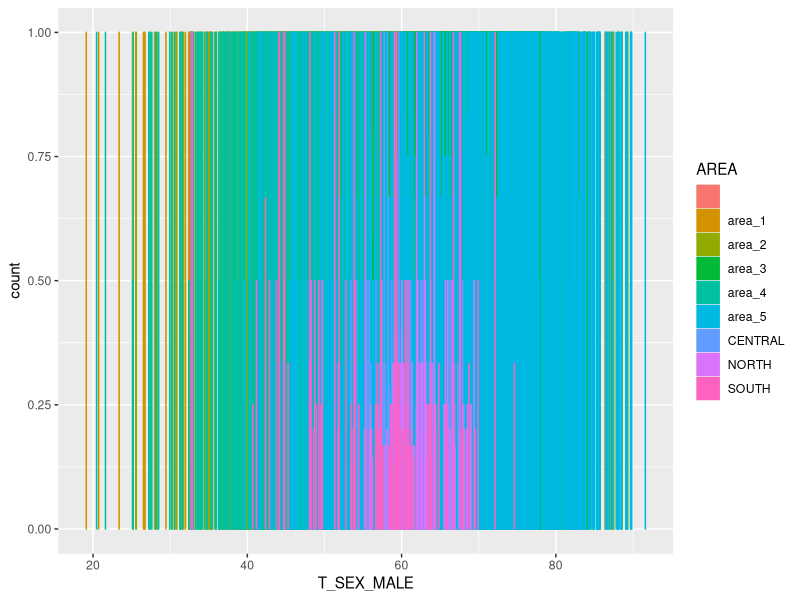
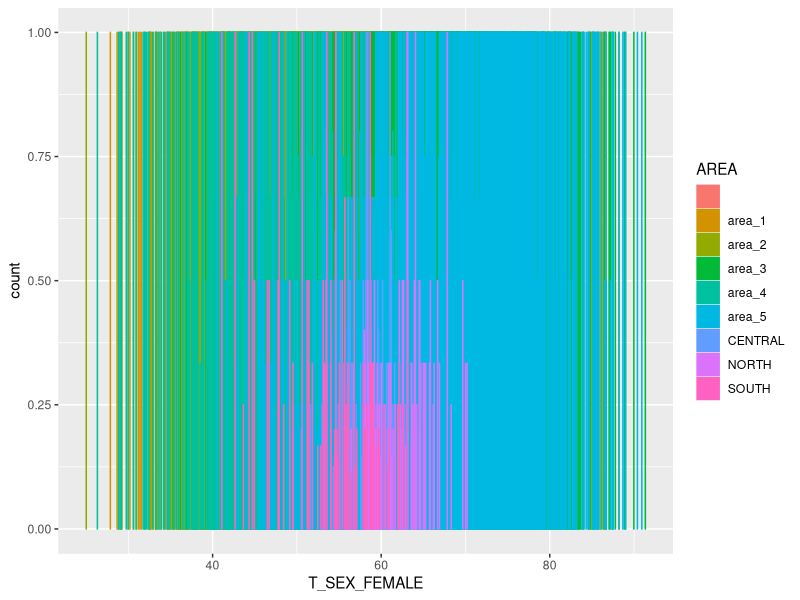
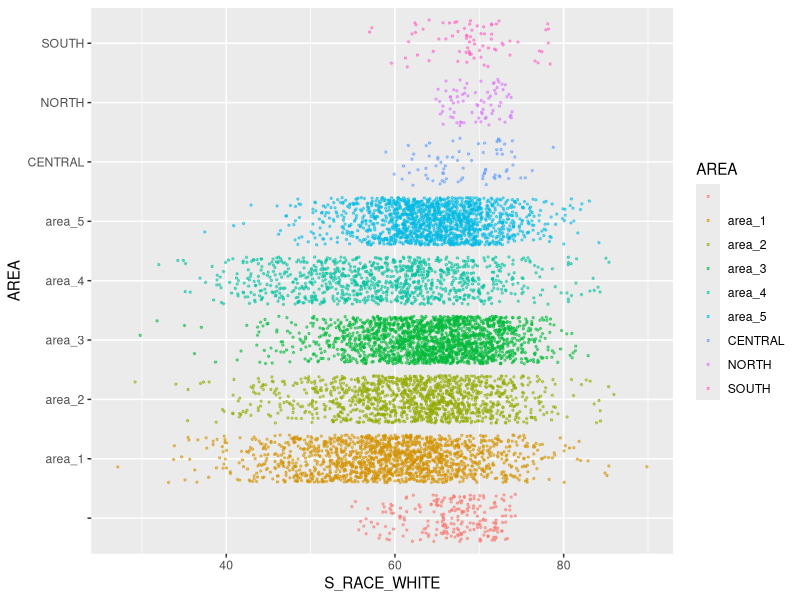
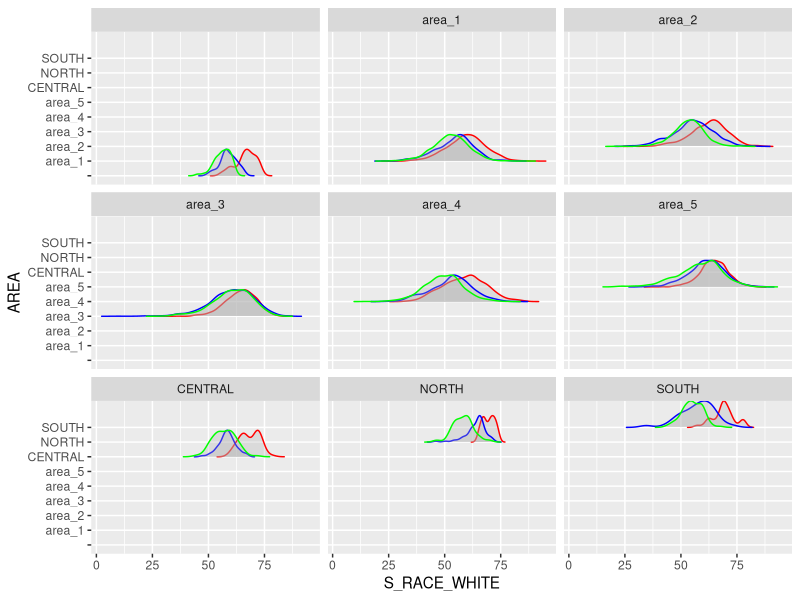
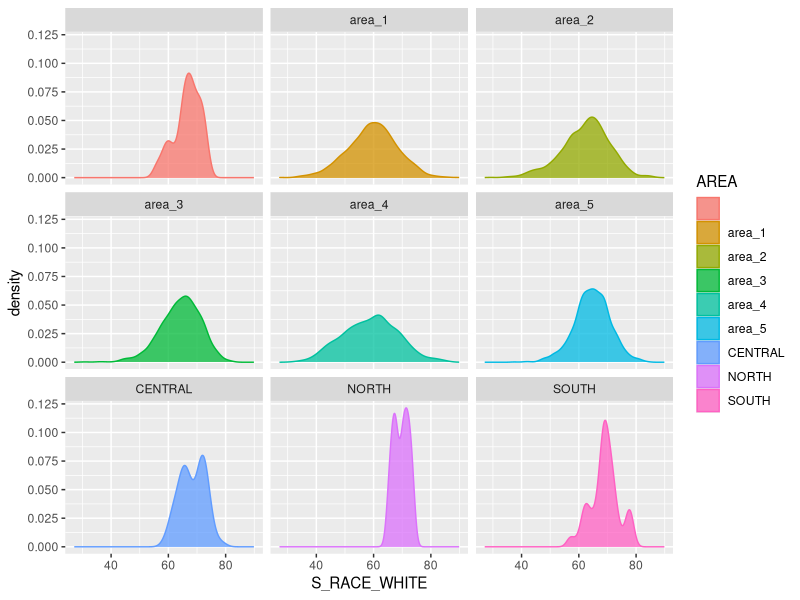

Write the R code that produced these figures, in order.
## ---- chunk 1
install.packages("ggplot2")
library(ggplot2)

PSS <- read.csv("Police_Sentiment_Scores.csv")

#lets make a general count of what participants we have?


# vv for these down here: change "N/A" to something in AREA and choose a different  color palette
ggplot(data = PSS, aes(x=T_SEX_MALE, color=AREA, fill=AREA)) + geom_bar(position="fill")
ggplot(data = PSS, aes(x=T_SEX_FEMALE, color=AREA, fill=AREA)) + geom_bar(position="fill")

# ehhh this one kinda sucks because they're independant variables
ggplot(data = PSS, aes(x=S_RACE_WHITE, y=AREA, color=AREA, fill=AREA)) + geom_point(size=.5, alpha=.5, position="jitter")


## maybe if I want to make a "map" of where people live, try sorting a count-based graph with each of the race categorizations? Therefore omiting their values and just counting the occurances. Could probably make a new variable using the count() function

#use tidyverse gather()

## ---- chunk 2
#| fig-height: 6

library(ggridges)
ggplot(
  data = PSS,
  mapping = aes(y = AREA)
) + ggridges::geom_density_ridges(
  mapping = aes(x = S_RACE_WHITE),
  color = "red", alpha = 0.3
) + ggridges::geom_density_ridges(
  mapping = aes(x = S_RACE_HISPANIC),
  color = "blue", alpha = 0.3
) + ggridges::geom_density_ridges(
  mapping = aes(x = S_RACE_AFRICAN_AMERICAN),
  color = "green", alpha = 0.3
) + facet_wrap(~AREA)

ggplot(data = PSS, aes(x=S_RACE_WHITE, color=AREA, fill=AREA)) + geom_density(alpha=.75) + facet_wrap(~AREA)
